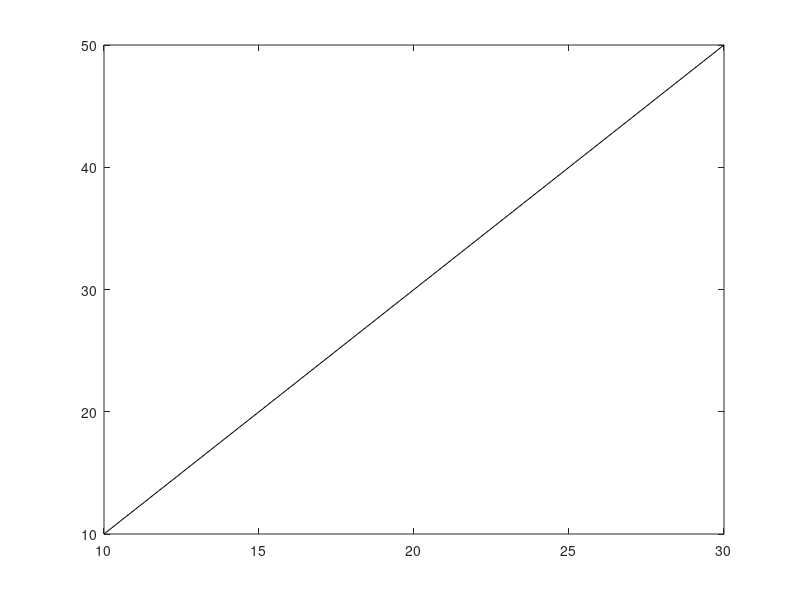

The MATLAB source for this figure:
% Vector Struct
f5 = 'x0'; v5 = 0;
f6 = 'x1'; v6 = 0;
f7 = 'y0'; v7 = 0;
f8 = 'y1'; v8 = 0;
f9 = 'magnitude'; v9 = 0;
f10 = 'angle'; v10 = 0;
vectorTemplate = struct(f5,v5,f6,v6,f7,v7,f8,v8,f9,v9,f10,v10);

vector1 = struct(vectorTemplate);
vector1.x0 = 10;
vector1.x1 = 30;
vector1.y0 = 10;
vector1.y1 = 50;

plot([vector1.x0, vector1.x1], [vector1.y0, vector1.y1], 'k');